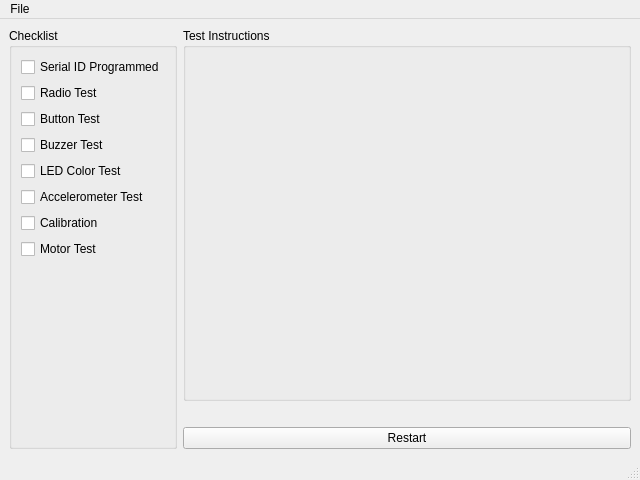
<?xml version="1.0" encoding="UTF-8"?>
<ui version="4.0">
 <class>MainWindow</class>
 <widget class="QMainWindow" name="MainWindow">
  <property name="geometry">
   <rect>
    <x>0</x>
    <y>0</y>
    <width>640</width>
    <height>480</height>
   </rect>
  </property>
  <property name="windowTitle">
   <string>MainWindow</string>
  </property>
  <widget class="QWidget" name="centralwidget">
   <layout class="QHBoxLayout" name="horizontalLayout">
    <item>
     <widget class="QGroupBox" name="groupBox">
      <property name="title">
       <string>Checklist</string>
      </property>
      <layout class="QVBoxLayout" name="verticalLayout">
       <item>
        <widget class="QCheckBox" name="checkBox_serial_id">
         <property name="text">
          <string>Serial ID Programmed</string>
         </property>
         <property name="checkable">
          <bool>true</bool>
         </property>
        </widget>
       </item>
       <item>
        <widget class="QCheckBox" name="checkBox_radio">
         <property name="text">
          <string>Radio Test</string>
         </property>
         <property name="checkable">
          <bool>true</bool>
         </property>
        </widget>
       </item>
       <item>
        <widget class="QCheckBox" name="checkBox_button">
         <property name="text">
          <string>Button Test</string>
         </property>
         <property name="checkable">
          <bool>true</bool>
         </property>
        </widget>
       </item>
       <item>
        <widget class="QCheckBox" name="checkBox_buzzer">
         <property name="text">
          <string>Buzzer Test</string>
         </property>
         <property name="checkable">
          <bool>true</bool>
         </property>
        </widget>
       </item>
       <item>
        <widget class="QCheckBox" name="checkBox_led">
         <property name="text">
          <string>LED Color Test</string>
         </property>
         <property name="checkable">
          <bool>true</bool>
         </property>
        </widget>
       </item>
       <item>
        <widget class="QCheckBox" name="checkBox_accelerometer">
         <property name="text">
          <string>Accelerometer Test</string>
         </property>
         <property name="checkable">
          <bool>true</bool>
         </property>
        </widget>
       </item>
       <item>
        <widget class="QCheckBox" name="checkBox_calibration">
         <property name="text">
          <string>Calibration</string>
         </property>
         <property name="checkable">
          <bool>true</bool>
         </property>
        </widget>
       </item>
       <item>
        <widget class="QCheckBox" name="checkBox_motor_test">
         <property name="text">
          <string>Motor Test</string>
         </property>
         <property name="checkable">
          <bool>true</bool>
         </property>
        </widget>
       </item>
       <item>
        <spacer name="verticalSpacer">
         <property name="orientation">
          <enum>Qt::Vertical</enum>
         </property>
         <property name="sizeHint" stdset="0">
          <size>
           <width>20</width>
           <height>40</height>
          </size>
         </property>
        </spacer>
       </item>
      </layout>
     </widget>
    </item>
    <item>
     <layout class="QVBoxLayout" name="verticalLayout_2">
      <item>
       <widget class="QGroupBox" name="groupBox_test_content">
        <property name="sizePolicy">
         <sizepolicy hsizetype="Preferred" vsizetype="Expanding">
          <horstretch>0</horstretch>
          <verstretch>0</verstretch>
         </sizepolicy>
        </property>
        <property name="title">
         <string>Test Instructions</string>
        </property>
        <layout class="QVBoxLayout" name="verticalLayout_4">
         <item>
          <layout class="QVBoxLayout" name="test_content_layout"/>
         </item>
        </layout>
       </widget>
      </item>
      <item>
       <spacer name="horizontalSpacer">
        <property name="orientation">
         <enum>Qt::Horizontal</enum>
        </property>
        <property name="sizeHint" stdset="0">
         <size>
          <width>40</width>
          <height>20</height>
         </size>
        </property>
       </spacer>
      </item>
      <item>
       <widget class="QPushButton" name="pushButton">
        <property name="text">
         <string>Restart</string>
        </property>
       </widget>
      </item>
     </layout>
    </item>
   </layout>
  </widget>
  <widget class="QMenuBar" name="menubar">
   <property name="geometry">
    <rect>
     <x>0</x>
     <y>0</y>
     <width>640</width>
     <height>25</height>
    </rect>
   </property>
   <widget class="QMenu" name="menuFile">
    <property name="title">
     <string>File</string>
    </property>
    <addaction name="actionQuit"/>
   </widget>
   <addaction name="menuFile"/>
  </widget>
  <widget class="QStatusBar" name="statusbar"/>
  <action name="actionQuit">
   <property name="text">
    <string>Quit</string>
   </property>
  </action>
 </widget>
 <resources/>
 <connections/>
</ui>
